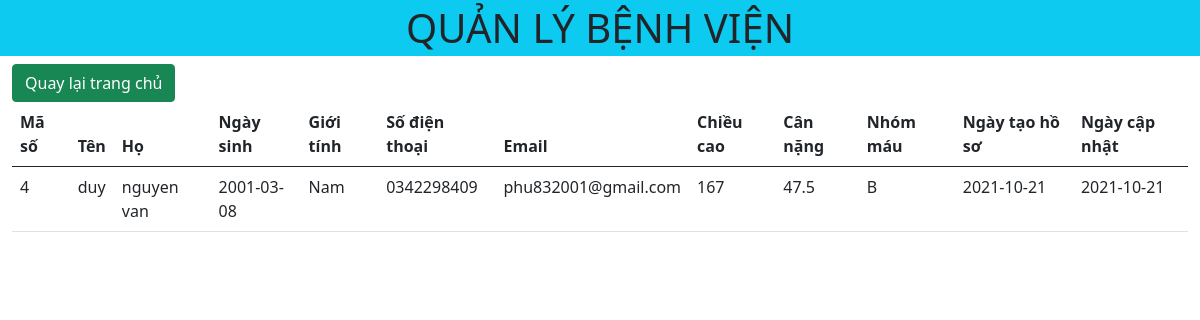
The app's page /detail.php?id=4 with its own data.
### tables this page shows
CREATE TABLE `patient` (
  `patientid` int(11) NOT NULL,
  `firstname` varchar(10) NOT NULL,
  `lastname` varchar(30) NOT NULL,
  `dateofbirth` date NOT NULL,
  `gender` varchar(10) NOT NULL,
  `mobile` varchar(15) NOT NULL,
  `email` varchar(30) NOT NULL,
  `height` int(11) NOT NULL,
  `weight` float NOT NULL,
  `blood_type` varchar(5) NOT NULL,
  `created_on` date NOT NULL DEFAULT current_timestamp(),
  `modified_on` date NOT NULL DEFAULT current_timestamp()
);

### detail.php (the view, shortened to what this page needs)
<?php
include './header.php';
$id = $_GET['id'];
?>
<a href="index.php" class="btn btn-success">Quay lại trang chủ</a>
<table class="table table-responsive">
    <thead>
        <tr>
            <th scope="col">Mã số</th>
            <th scope="col">Tên</th>
            <th scope="col">Họ</th>
            <th scope="col">Ngày sinh</th>
            <th scope="col">Giới tính</th>
            <th scope="col">Số điện thoại</th>
            <th scope="col">Email</th>
            <th scope="col">Chiều cao</th>
            <th scope="col">Cân nặng</th>
            <th scope="col">Nhóm máu</th>
            <th scope="col">Ngày tạo hồ sơ</th>
            <th scope="col">Ngày cập nhật</th>
        </tr>
    </thead>
    <tbody>
        <?php
        include './config.php';
        $sql = "SELECT * FROM `patient` WHERE patientid = '$id' ";
        $result = mysqli_query($conn, $sql);
        if (mysqli_num_rows($result) > 0) {
            while ($row = mysqli_fetch_assoc($result)) {
                echo "<tr>";
                echo '<td>' . $row['patientid'] . '</td>';
                echo '<td>' . $row['firstname'] . '</td>';
                echo '<td>' . $row['lastname'] . '</td>';
                echo '<td>' . $row['dateofbirth'] . '</td>';
                echo '<td>' . $row['gender'] . '</td>';
                echo '<td>' . $row['mobile'] . '</td>';
                echo '<td>' . $row['email'] . '</td>';
                echo '<td>' . $row['height'] . '</td>';
                echo '<td>' . $row['weight'] . '</td>';
                echo '<td>' . $row['blood_type'] . '</td>';
                echo '<td>' . $row['created_on'] . '</td>';
                echo '<td>' . $row['modified_on'] . '</td>';
            }
        }
        ?>
    </tbody>
</table>
<?php include './footer.php' ?>

### records on screen
patient: patientid "4", firstname "duy", lastname "nguyen van", dateofbirth "2001-03-08", gender "Nam", mobile "0342298409", email "phu832001@gmail.com", height "167", weight "47.5", blood_type "B", created_on "2021-10-21", modified_on "2021-10-21"
